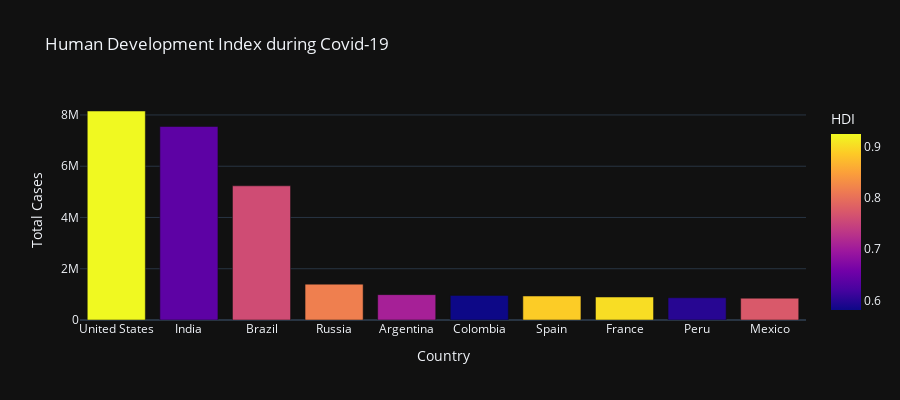

The notebook cell saved with this chart:
### Markdown cell above
Важным экономическим фактором так же является индекс человеческого развития. Это интегральный показатель для межстранового сравнения и
измерения уровня жизни, грамотности, образованности и долголетия как основных характеристик человеческого потенциала исследуемой территории.

### Code cell
fig = px.bar(data, x='Country', y='Total Cases',
             hover_data=['Population', 'Total Deaths'],
             color='HDI', height=400,
             title="Human Development Index during Covid-19")
fig.show()

### Figure 1 — Plotly figure (JSON) as saved in the notebook; plotly's stock layout.template omitted (floating-point values rounded to 4 significant figures)
{"data": [{"alignmentgroup": "True", "customdata": [[331000000.0, 219700.0], [1380000000.0, 114600.0], [212600000.0, 153900.0], [145900000.0, 24190.0], [45200000.0, 26270.0], [50880000.0, 28970.0], [46750000.0, 33780.0], [65270000.0, 33480.0], [32970000.0, 33760.0], [128900000.0, 86170.0]], "hovertemplate": "Country=%{x}<br>Total Cases=%{y}<br>Population=%{customdata[0]}<br>Total Deaths=%{customdata[1]}<br>HDI=%{marker.color}<extra></extra>", "legendgroup": "", "marker": {"color": [0.924, 0.64, 0.759, 0.816, 0.7071, 0.5818, 0.888, 0.901, 0.5995, 0.774], "coloraxis": "coloraxis", "pattern": {"shape": ""}}, "name": "", "offsetgroup": "", "orientation": "v", "showlegend": false, "textposition": "auto", "x": ["United States", "India", "Brazil", "Russia", "Argentina", "Colombia", "Spain", "France", "Peru", "Mexico"], "xaxis": "x", "y": [8155000.0, 7550000.0, 5235000.0, 1399000.0, 989700.0, 959600.0, 936600.0, 897000.0, 868700.0, 851200.0], "yaxis": "y", "type": "bar"}], "layout": {"xaxis": {"anchor": "y", "domain": [0.0, 1.0], "title": {"text": "Country"}}, "yaxis": {"anchor": "x", "domain": [0.0, 1.0], "title": {"text": "Total Cases"}}, "coloraxis": {"colorbar": {"title": {"text": "HDI"}}, "colorscale": [[0.0, "#0d0887"], [0.1111, "#46039f"], [0.2222, "#7201a8"], [0.3333, "#9c179e"], [0.4444, "#bd3786"], [0.5556, "#d8576b"], [0.6667, "#ed7953"], [0.7778, "#fb9f3a"], [0.8889, "#fdca26"], [1.0, "#f0f921"]]}, "legend": {"tracegroupgap": 0}, "title": {"text": "Human Development Index during Covid-19"}, "barmode": "relative", "height": 400}}
